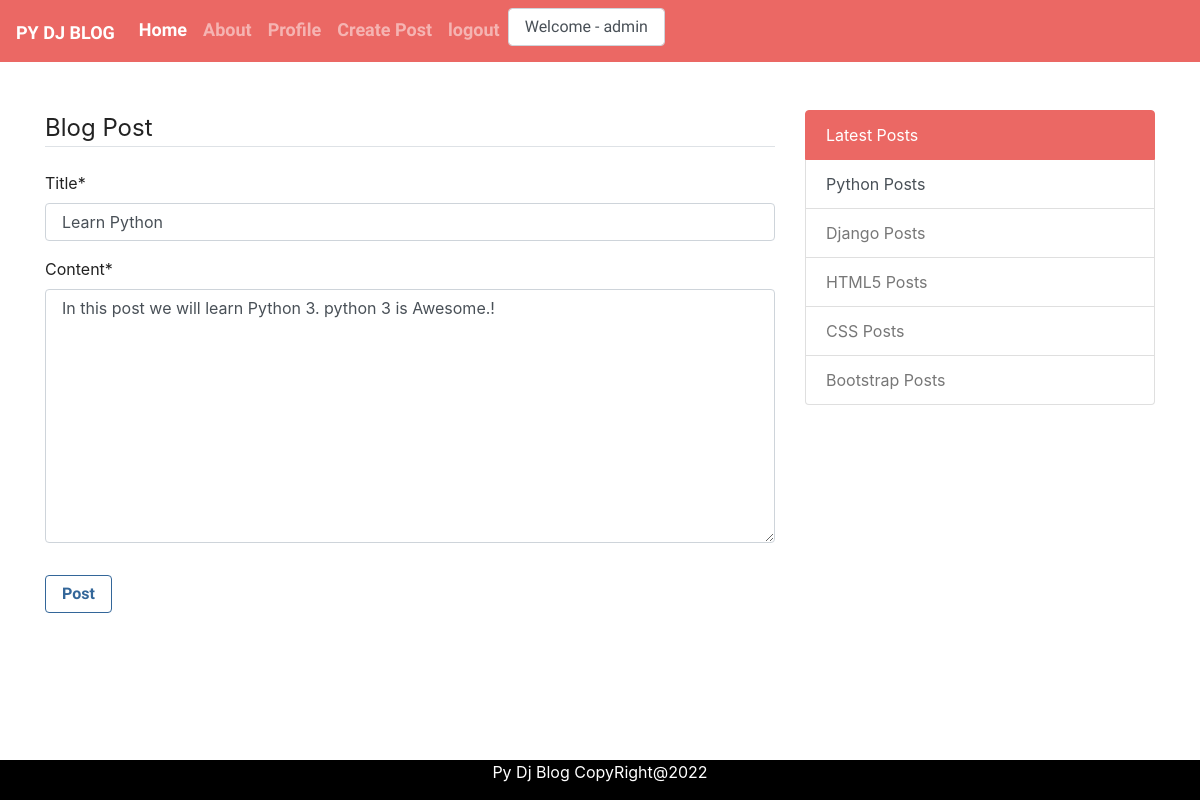
Screenshot of /post/3/update/ (signed in) with the database file from the repository.
### blog/models.py (models this page shows, shortened)
class Post(models.Model):
    title = models.CharField(max_length=100)
    content = models.TextField()
    date_posted = models.DateTimeField(default=timezone.now)  # possible values - auto_now = True , auto_now_add = True, default
    author = models.ForeignKey(User,on_delete = models.CASCADE)

### blog/views.py (the view, shortened to what this page needs)
# urls.py: path('post/<int:pk>/update/', PostUpdateView.as_view(), name='post-update'),
class PostUpdateView(LoginRequiredMixin,UserPassesTestMixin,UpdateView):
    login_url = '/login/'
    redirect_field_name = 'login'
    model = Post
    template_name = 'post_form.html'
    fields = ['title', 'content']
    def test_func(self):
        post = self.get_object()
        if self.request.user==post.author:
            return True
        return False

### blog/templates/post_form.html (shortened to what this page needs)
{% extends "base.html" %}
{% load crispy_forms_tags %}
{% block content %}
    <div class="content-section">
        <form method="POST">
            <fieldset class="form-group">
                <legend class="border-bottom mb-4">Blog Post</legend>
                {{ form|crispy }}
            </fieldset>
            <div class="form-group">
                <button class="btn btn-outline-info" type="submit">Post</button>
            </div>
        </form>
    </div>
{% endblock content %}

### templates/base.html (shortened to what this page needs)
{% load static %}
<!DOCTYPE html>
<html lang="en">
<head>
    <link rel="stylesheet" type="text/css" href="{% static 'css/bootstrap.min.css'%}">
    <link rel="stylesheet" type="text/css" href="{% static 'css/custom.css'%}">
</head>
<body>
    <nav class="navbar navbar-expand-lg navbar-dark bg-primary">
        <a class="navbar-brand" href="#">Py DJ Blog</a>
        <div class="collapse navbar-collapse" id="navbarColor01">
          <ul class="navbar-nav mr-auto">
            <li class="nav-item active">
              <a class="nav-link" href="{% url 'home' %}">Home <span class="sr-only">(current)</span></a>
            </li>
            <li class="nav-item">
              <a class="nav-link" href="{% url 'about' %}">About</a>
            </li>
            {% if user.is_authenticated %}
              <li class="nav-item">
                <a class="nav-link" href="{% url 'profile' %}">Profile</a>
              </li>
              <li class="nav-item">
                <a class="nav-link" href="{% url 'post-create' %}">Create Post</a>
              </li>
              <li class="nav-item">
                <a class="nav-link" href="{% url 'logout' %}">logout</a>
              </li>
              <li>
                <label class="form-control">Welcome - {{ user.username }}</label>
              </li>
            {% endif %}
          </ul>
        </div>
      </nav>
    <br/>
    <br/>
    <div class="container">
      <div class="row">
      <div class="col-sm-8">
        {% block content%}
        {% endblock %}
      </div>
      <div class="col-sm-4">
        <div class="list-group">
          <a href="#" class="list-group-item list-group-item-action active">
            Latest Posts
          </a>
          <a href="#" class="list-group-item list-group-item-action">
            Python Posts
          </a>
          <a href="#" class="list-group-item list-group-item-action disabled">
            Django Posts
          </a>
          <a href="#" class="list-group-item list-group-item-action disabled">
            HTML5 Posts
          </a>
          <a href="#" class="list-group-item list-group-item-action disabled">
            CSS Posts
          </a>
          <a href="#" class="list-group-item list-group-item-action disabled">
            Bootstrap Posts
          </a>
        </div>
      </div>
    </div>
    </div>
  <div class="footer">
      <p>Py Dj Blog CopyRight@2022</p>
  </div>
</body>
</html>

### static/css/custom.css (style rules this page uses)
.footer { position: fixed; left: 0; bottom: 0; width: 100%; background-color:#000000; color: white; text-align: center; }

### rows the page displays
Post: title "Learn Python", content "In this post we will learn Python 3. python 3 is Awesome.!"

### other values shown
{{ user.username }} "admin"
